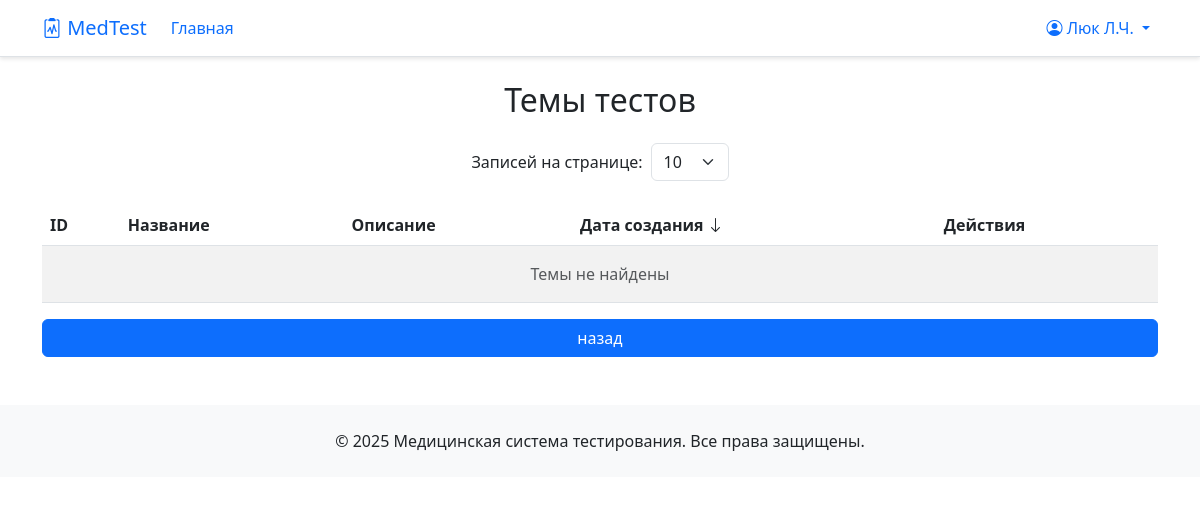
The app's page /database/database/topics (signed in), older data.
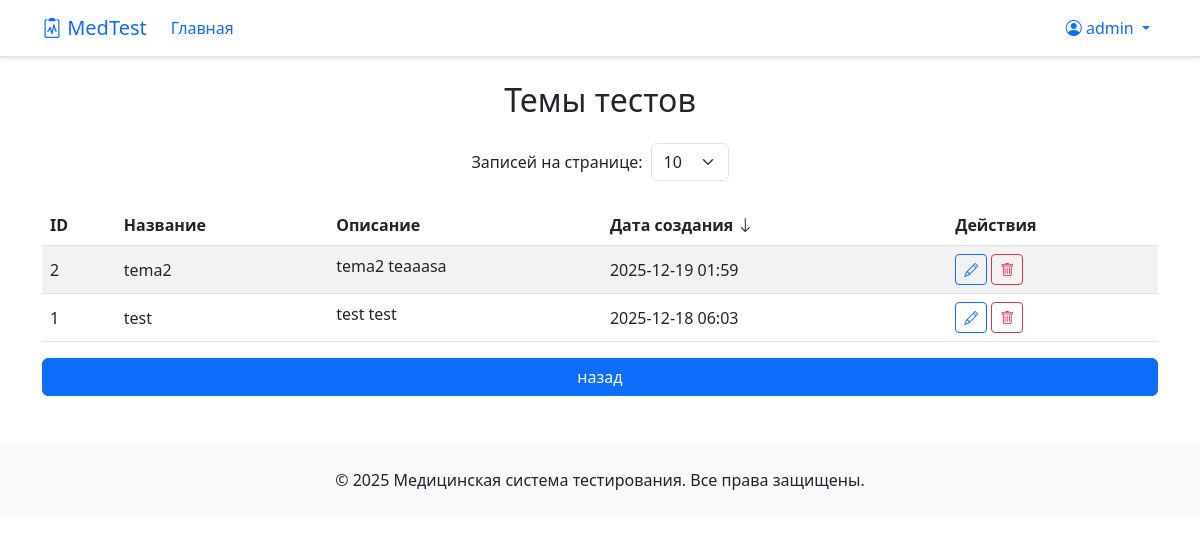
The same page, newer data.
### app/models/user.py (models this page shows, shortened)
class User(UserMixin, db.Model):
    __tablename__ = 'users'
    id = db.Column(Integer, primary_key=True)
    username = db.Column(String(120), unique=True, nullable=False)
    password_hash = db.Column(String(120), nullable=False)
    role = db.Column(String(20), default='student')  # 'admin', 'teacher', 'student'
    language = db.Column(String(5), default='ru')  # Язык интерфейса
    theme = db.Column(String(50), default='default')  # Тема оформления
    first_name = db.Column(String(100))  # Имя (для студентов)
    last_name = db.Column(String(100))   # Фамилия (для студентов)
    middle_name = db.Column(String(100)) # Отчество (для студентов)
    group_number = db.Column(String(50)) # Номер группы (для студентов)
    created_at = db.Column(DateTime, default=datetime.utcnow)
    test_results = db.relationship('TestResult', back_populates='user', lazy=True)
    creator_questions = db.relationship('Question', back_populates='creator', lazy=True, foreign_keys='Question.creator_id')
    def get_formatted_name(self):
        if self.last_name:
            initials = ""
            if self.first_name:
                initials += f"{self.last_name[0]}." if len(self.last_name) > 0 else ""
            if self.middle_name:
                initials += f"{self.middle_name[0]}." if len(self.middle_name) > 0 else ""
            if initials:
                return f"{self.first_name} {initials}"
            else:
                return self.first_name
        return self.username

### app/models/test_topics.py (models this page shows, shortened)
class TestTopic(db.Model):
    __tablename__ = 'test_topics'
    id = db.Column(Integer, primary_key=True)
    name = db.Column(String(200), unique=True, nullable=False)
    description = db.Column(Text)
    created_at = db.Column(DateTime, default=datetime.utcnow)
    questions = db.relationship('Question', back_populates='topic', lazy=True)

### app/routes/database.py (the view)
@bp.route('/database/topics')
@login_required
def topics():
    if current_user.role != 'admin':
        flash(_('Доступ запрещён'))
        return redirect(url_for('main.index'))
    sort_by, order, per_page, page = _get_pagination_params()
    sort_fields = {
        'id': TestTopic.id,
        'name': TestTopic.name,
        'date': TestTopic.created_at,
    }
    query = TestTopic.query
    query = _apply_sorting(query, TestTopic, sort_by, sort_fields, order, TestTopic.created_at)
    if per_page is None:
        topics_list = query.all()
        pagination = None
    else:
        pagination = query.paginate(page=page, per_page=per_page, error_out=False)
        topics_list = pagination.items
    return render_template('database/topics.html',
                          topics=topics_list,
                          pagination=pagination,
                          current_per_page=request.args.get('per_page', '10'))

### app/__init__.py (called while the page is built)
@login_manager.user_loader
def load_user(user_id):
    from app.models.user import User
    if user_id is None:
        return None
    try:
        return User.query.get(int(user_id))
    except (ValueError, TypeError):
        return None

### app/routes/database.py (called while the page is built)
def _get_pagination_params():
    sort_by = request.args.get('sort_by', 'date')
    order = request.args.get('order', 'desc')
    per_page_raw = request.args.get('per_page', '10')
    page = request.args.get('page', 1, type=int)
    try:
        per_page = int(per_page_raw) if per_page_raw != 'all' else None
    except (TypeError, ValueError):
        per_page = 10
    return sort_by, order, per_page, page

def _apply_sorting(query, model, sort_by, sort_fields, order, default_field):
    sort_field = sort_fields.get(sort_by, default_field)
    sort_expr = asc(sort_field) if order == 'asc' else desc(sort_field)
    return query.order_by(sort_expr)

### app/templates/database/topics.html (shortened to what the changed rows need)
{% extends "base.html" %}
{% block content %}
<h2 class="text-center mb-4">{{ _('Темы тестов') }}</h2>
{% set current_per_page = request.args.get('per_page', '10') %}
{% set current_sort_by = request.args.get('sort_by', 'date') %}
{% set current_order = request.args.get('order', 'desc') %}
{% set current_page = request.args.get('page', 1) | int %}
<div class="table-responsive">
    <table class="table table-striped align-middle">
        <thead>
            <tr>
                <th>
                    <a href="{{ url_for('admin.topics',
                            sort_by='id',
                            order='asc' if current_sort_by == 'id' and current_order == 'desc' else 'desc',
                            page=1,
                            per_page=current_per_page
                        ) }}"
                       class="text-decoration-none text-dark d-flex align-items-center gap-1">
                        {{ _('ID') }}
                    </a>
                </th>
                <th>
                    <a href="{{ url_for('admin.topics',
                            sort_by='name',
                            order='asc' if current_sort_by == 'name' and current_order == 'desc' else 'desc',
                            page=1,
                            per_page=current_per_page
                        ) }}"
                       class="text-decoration-none text-dark d-flex align-items-center gap-1">
                        {{ _('Название') }}
                    </a>
                </th>
                <th>{{ _('Описание') }}</th>
                <th>
                    <a href="{{ url_for('admin.topics',
                            sort_by='date',
                            order='asc' if current_sort_by == 'date' and current_order == 'desc' else 'desc',
                            page=1,
                            per_page=current_per_page
                        ) }}"
                       class="text-decoration-none text-dark d-flex align-items-center gap-1">
                        {{ _('Дата создания') }}
                        {% if current_sort_by == 'date' %}
                        <i class="bi bi-arrow-{% if current_order == 'desc' %}down{% else %}up{% endif %}"></i>
                        {% endif %}
                    </a>
                </th>
                <th>{{ _('Действия') }}</th>
            </tr>
        </thead>
        <tbody>
            {% for topic in topics %}
            <tr>
                <td>{{ topic.id }}</td>
                <td>{{ topic.name }}</td>
                <td style="max-width: 300px; white-space: word-break: break-word; vertical-align: top;">
                    {{ topic.description or '—' }}
                </td>
                <td>{{ topic.created_at.strftime('%Y-%m-%d %H:%M') if topic.created_at else '—' }}</td>
                <td>
                    <a href="{{ url_for('database.edit_record', table='topics', id=topic.id) }}?next={{ request.url|urlencode }}"
                       class="btn btn-sm btn-outline-primary"
                       title="{{ _('Редактировать') }}">
                        <i class="bi bi-pencil"></i>
                    </a>
                    <a href="{{ url_for('database.delete_record', table='topics', id=topic.id) }}?next={{ request.url|urlencode }}"
                       class="btn btn-sm btn-outline-danger"
                       onclick="return confirm('{{ _('Удалить тему «%(name)s»?', name=topic.name) }}')"
                       title="{{ _('Удалить') }}">
                        <i class="bi bi-trash"></i>
                    </a>
                </td>
            </tr>
            {% else %}
            <tr>
                <td colspan="5" class="text-center text-muted py-3">{{ _('Темы не найдены') }}</td>
            </tr>
            {% endfor %}
        </tbody>
    </table>
</div>
{% endblock %}

### app/templates/base.html (shortened to what this page needs)
<!DOCTYPE html>
<html lang="{{ session.get('language', 'ru') }}">
<head>
    <link href="https://cdn.jsdelivr.net/npm/bootstrap@5.3.0/dist/css/bootstrap.min.css  " rel="stylesheet">
    <link rel="stylesheet" href="https://cdn.jsdelivr.net/npm/bootstrap-icons@1.10.0/font/bootstrap-icons.css  ">
</head>
<body>
    <div class="lang-buttons">
        <a href="{{ url_for('auth.change_language', language='ru') }}" class="lang-btn {{ 'active' if session.get('language', 'ru') == 'ru' }}">RU</a>
        <a href="{{ url_for('auth.change_language', language='en') }}" class="lang-btn {{ 'active' if session.get('language', 'ru') == 'en' }}">EN</a>
    </div>
    <nav class="navbar navbar-expand-lg navbar-light bg-white border-bottom">
        <div class="container">
            <a class="navbar-brand" href="{{ url_for('main.index') }}">
                <i class="bi bi-clipboard2-pulse"></i> MedTest
            </a>
            <div class="collapse navbar-collapse" id="navbarNav">
                <ul class="navbar-nav me-auto">
                    <li class="nav-item">
                        <a class="nav-link" href="{{ url_for('main.index') }}">{{ _('Главная') }}</a>
                    </li>
                </ul>
                <ul class="navbar-nav">
                    {% if current_user.is_authenticated %}
                        <li class="nav-item dropdown">
                            <a class="nav-link dropdown-toggle" href="#" role="button" data-bs-toggle="dropdown">
                                <i class="bi bi-person-circle"></i> {{ current_user.get_formatted_name() }}
                            </a>
                        </li>
                    {% else %}
                        <li class="nav-item">
                            <a class="nav-link" href="{{ url_for('auth.login') }}">{{ _('Вход') }}</a>
                        </li>
                    {% endif %}
                </ul>
            </div>
        </div>
    </nav>
        {% set messages = get_flashed_messages() %}
    <main class="container mt-4">
        {% block content %}{% endblock %}
    </main>
    <footer class="bg-light text-dark py-4 mt-5">
        <div class="container text-center">
            <p class="mb-0">{{ _('© 2025 Медицинская система тестирования. Все права защищены.') }}</p>
        </div>
    </footer>
</body>
</html>

Row changes from the older to the newer data that the page shows:
changed User: get_formatted_name "Люк Л.Ч." → "admin"
added TestTopic: id "2", name "tema2", description "tema2 teaaasa", created_at "2025-12-19 01:59"
added TestTopic: id "1", name "test", description "test test", created_at "2025-12-18 06:03"
Text that changed along with them:
text no longer shown: "Темы не найдены"
